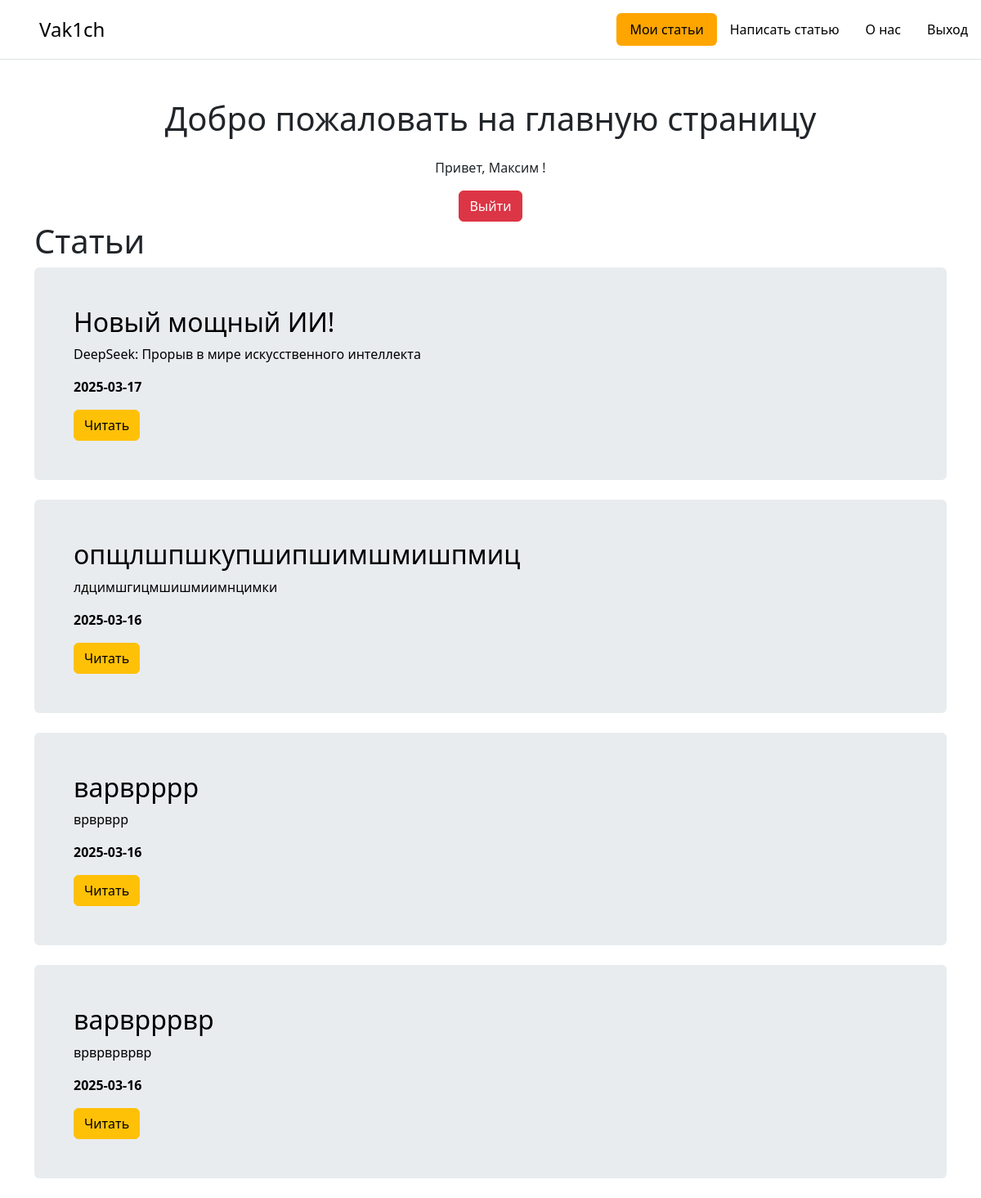
/home (signed in), run on the app's committed database.
### app.py (models this page shows, shortened)
class User(db.Model, UserMixin):
    id = db.Column(db.Integer, primary_key = True)
    username = db.Column(db.String(80), unique=True, nullable=False)
    password_hash = db.Column(db.String(128), nullable=False)
    comments = db.relationship('Comment', back_populates='user')

class Article(db.Model):
    id = db.Column(db.Integer, primary_key=True)
    title = db.Column(db.String(100), nullable=False)
    intro = db.Column(db.String(300), nullable=False)
    text = db.Column(db.Text, nullable=False)
    date = db.Column(db.DateTime, default=datetime.utcnow)
    user_id = db.Column(db.Integer, db.ForeignKey('user.id'), nullable=False)
    comments = db.relationship('Comment', back_populates='article')
    user = db.relationship('User', backref='articles')

### app.py (the view)
@app.route('/')
@app.route('/home')
def index():
    articles = Article.query.order_by(Article.date.desc()).all()
    return render_template("index.html", articles=articles)

### app.py (called while the page is built)
@login_manager.user_loader
def load_user(user_id):
    return User.query.get(int(user_id))

### templates/index.html (shortened to what this page needs)
{% extends 'base.html' %}
{% block body %}
<div class="container mt-5">
    <h1 class="text-center mb-4">Добро пожаловать на главную страницу</h1>
    {% if current_user.is_authenticated %}
        <p class="text-center">Привет, {{ current_user.username }}!</p>
        <div class="d-flex justify-content-center">
            <a href="{{ url_for('logout') }}" class="btn btn-danger">Выйти</a>
        </div>
    {% else %}
        <div class="d-flex justify-content-center gap-3">
            <a href="{{ url_for('login') }}" class="btn btn-primary">Войти</a>
            <a href="{{ url_for('register') }}" class="btn btn-primary">Зарегистрироваться</a>
        </div>
    {% endif %}
    <h1>Статьи</h1>
    {% if articles|length > 0 %}
        {% for el in articles %}
        <div class="p-4 p-md-5 mb-4 rounded text-body-emphasis bg-body-secondary">
            <h2>{{ el.title }}</h2>
            <p>{{ el.intro }}</p>
            <p><b>{{ el.date.date() }}</b></p>
            <a href="/posts/{{ el.id }}" class="btn btn-warning">Читать</a>
        </div>
        {% endfor %}
    {% else %}
        <p>Статей нет</p>
    {% endif %}
</div>
{% endblock %}

### data on the page
User: username "Максим"
Article: title "Новый мощный ИИ!", intro "DeepSeek: Прорыв в мире искусственного интеллекта", date "2025-03-17"
Article: title "опщлшпшкупшипшимшмишпмиц", intro "лдцимшгицмшишмиимнцимки", date "2025-03-16"
Article: title "варврррр", intro "врврврр", date "2025-03-16"
Article: title "варврррвр", intro "врврврврвр", date "2025-03-16"
